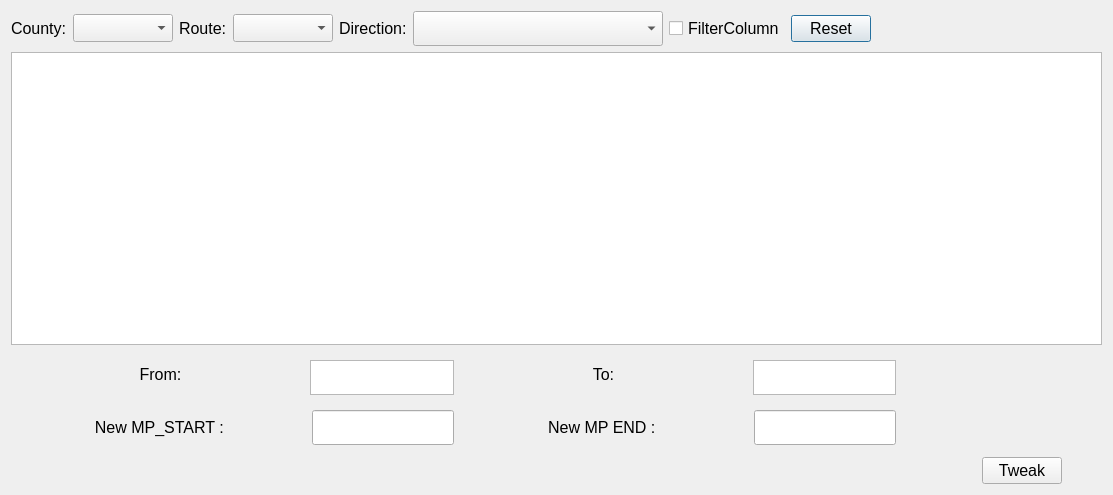
<?xml version="1.0" encoding="UTF-8"?>
<ui version="4.0">
 <class>DialogTweakSections</class>
 <widget class="QDialog" name="DialogTweakSections">
  <property name="geometry">
   <rect>
    <x>0</x>
    <y>0</y>
    <width>1113</width>
    <height>495</height>
   </rect>
  </property>
  <property name="font">
   <font>
    <pointsize>12</pointsize>
   </font>
  </property>
  <property name="windowTitle">
   <string>Tweak Sections</string>
  </property>
  <layout class="QVBoxLayout" name="verticalLayout">
   <item>
    <layout class="QHBoxLayout" name="horizontalLayout">
     <item>
      <widget class="QLabel" name="labelCounty">
       <property name="font">
        <font>
         <pointsize>12</pointsize>
        </font>
       </property>
       <property name="text">
        <string>County:</string>
       </property>
      </widget>
     </item>
     <item>
      <widget class="QComboBox" name="comboBoxCounty">
       <property name="minimumSize">
        <size>
         <width>100</width>
         <height>28</height>
        </size>
       </property>
       <property name="maximumSize">
        <size>
         <width>200</width>
         <height>16777215</height>
        </size>
       </property>
       <property name="font">
        <font>
         <pointsize>12</pointsize>
        </font>
       </property>
       <property name="toolTip">
        <string>&lt;html&gt;&lt;head/&gt;&lt;body&gt;&lt;p&gt;Please Select County&lt;/p&gt;&lt;/body&gt;&lt;/html&gt;</string>
       </property>
       <property name="statusTip">
        <string>Select County</string>
       </property>
      </widget>
     </item>
     <item>
      <widget class="QLabel" name="labelRoute">
       <property name="font">
        <font>
         <pointsize>12</pointsize>
        </font>
       </property>
       <property name="text">
        <string>Route:</string>
       </property>
      </widget>
     </item>
     <item>
      <widget class="QComboBox" name="comboBoxRoute">
       <property name="minimumSize">
        <size>
         <width>100</width>
         <height>28</height>
        </size>
       </property>
       <property name="maximumSize">
        <size>
         <width>200</width>
         <height>16777215</height>
        </size>
       </property>
       <property name="font">
        <font>
         <pointsize>12</pointsize>
        </font>
       </property>
       <property name="toolTip">
        <string>&lt;html&gt;&lt;head/&gt;&lt;body&gt;&lt;p&gt;Please Select Route&lt;/p&gt;&lt;/body&gt;&lt;/html&gt;</string>
       </property>
       <property name="statusTip">
        <string>Select Route</string>
       </property>
      </widget>
     </item>
     <item>
      <widget class="QLabel" name="labelDirection">
       <property name="font">
        <font>
         <pointsize>12</pointsize>
        </font>
       </property>
       <property name="text">
        <string>Direction:</string>
       </property>
      </widget>
     </item>
     <item>
      <widget class="QComboBox" name="comboBoxDirection">
       <property name="minimumSize">
        <size>
         <width>250</width>
         <height>35</height>
        </size>
       </property>
       <property name="maximumSize">
        <size>
         <width>200</width>
         <height>16777215</height>
        </size>
       </property>
       <property name="font">
        <font>
         <pointsize>12</pointsize>
        </font>
       </property>
       <property name="toolTip">
        <string>Please Select Direction</string>
       </property>
       <property name="statusTip">
        <string>Select Direction</string>
       </property>
      </widget>
     </item>
     <item>
      <widget class="QCheckBox" name="FilterColumncheckBox">
       <property name="font">
        <font>
         <pointsize>12</pointsize>
        </font>
       </property>
       <property name="text">
        <string>FilterColumn</string>
       </property>
      </widget>
     </item>
     <item>
      <widget class="QPushButton" name="pushButtonReset">
       <property name="font">
        <font>
         <pointsize>12</pointsize>
        </font>
       </property>
       <property name="text">
        <string>Reset</string>
       </property>
      </widget>
     </item>
     <item>
      <spacer name="horizontalSpacer">
       <property name="font">
        <font>
         <pointsize>12</pointsize>
        </font>
       </property>
       <property name="orientation">
        <enum>Qt::Horizontal</enum>
       </property>
       <property name="sizeHint" stdset="0">
        <size>
         <width>40</width>
         <height>20</height>
        </size>
       </property>
      </spacer>
     </item>
    </layout>
   </item>
   <item>
    <widget class="QTableWidget" name="tableWidget">
     <property name="font">
      <font>
       <pointsize>12</pointsize>
      </font>
     </property>
    </widget>
   </item>
   <item>
    <layout class="QHBoxLayout" name="horizontalLayout_2" stretch="20,10,20,10,0">
     <property name="leftMargin">
      <number>6</number>
     </property>
     <property name="topMargin">
      <number>6</number>
     </property>
     <property name="rightMargin">
      <number>6</number>
     </property>
     <property name="bottomMargin">
      <number>6</number>
     </property>
     <item>
      <widget class="QLabel" name="label">
       <property name="font">
        <font>
         <pointsize>12</pointsize>
        </font>
       </property>
       <property name="text">
        <string>From:</string>
       </property>
       <property name="alignment">
        <set>Qt::AlignCenter</set>
       </property>
      </widget>
     </item>
     <item>
      <widget class="QTextEdit" name="textEditFrom">
       <property name="sizePolicy">
        <sizepolicy hsizetype="Expanding" vsizetype="Preferred">
         <horstretch>0</horstretch>
         <verstretch>0</verstretch>
        </sizepolicy>
       </property>
       <property name="minimumSize">
        <size>
         <width>0</width>
         <height>35</height>
        </size>
       </property>
       <property name="maximumSize">
        <size>
         <width>16777215</width>
         <height>28</height>
        </size>
       </property>
       <property name="font">
        <font>
         <pointsize>12</pointsize>
        </font>
       </property>
       <property name="readOnly">
        <bool>true</bool>
       </property>
      </widget>
     </item>
     <item>
      <widget class="QLabel" name="label_2">
       <property name="font">
        <font>
         <pointsize>12</pointsize>
        </font>
       </property>
       <property name="text">
        <string>To:</string>
       </property>
       <property name="alignment">
        <set>Qt::AlignCenter</set>
       </property>
      </widget>
     </item>
     <item>
      <widget class="QTextEdit" name="textEditTo">
       <property name="sizePolicy">
        <sizepolicy hsizetype="Expanding" vsizetype="Preferred">
         <horstretch>0</horstretch>
         <verstretch>0</verstretch>
        </sizepolicy>
       </property>
       <property name="minimumSize">
        <size>
         <width>0</width>
         <height>35</height>
        </size>
       </property>
       <property name="maximumSize">
        <size>
         <width>16777215</width>
         <height>28</height>
        </size>
       </property>
       <property name="font">
        <font>
         <pointsize>12</pointsize>
        </font>
       </property>
       <property name="layoutDirection">
        <enum>Qt::RightToLeft</enum>
       </property>
       <property name="readOnly">
        <bool>true</bool>
       </property>
      </widget>
     </item>
     <item>
      <spacer name="horizontalSpacer_4">
       <property name="orientation">
        <enum>Qt::Horizontal</enum>
       </property>
       <property name="sizeHint" stdset="0">
        <size>
         <width>200</width>
         <height>20</height>
        </size>
       </property>
      </spacer>
     </item>
    </layout>
   </item>
   <item>
    <layout class="QHBoxLayout" name="horizontalLayout_4" stretch="20,0,20,0,0">
     <property name="leftMargin">
      <number>6</number>
     </property>
     <property name="topMargin">
      <number>6</number>
     </property>
     <property name="rightMargin">
      <number>6</number>
     </property>
     <property name="bottomMargin">
      <number>6</number>
     </property>
     <item>
      <widget class="QLabel" name="label_3">
       <property name="font">
        <font>
         <pointsize>12</pointsize>
        </font>
       </property>
       <property name="text">
        <string>New MP_START : </string>
       </property>
       <property name="alignment">
        <set>Qt::AlignCenter</set>
       </property>
      </widget>
     </item>
     <item>
      <widget class="QLineEdit" name="lineEdit">
       <property name="sizePolicy">
        <sizepolicy hsizetype="Expanding" vsizetype="Preferred">
         <horstretch>0</horstretch>
         <verstretch>0</verstretch>
        </sizepolicy>
       </property>
       <property name="minimumSize">
        <size>
         <width>0</width>
         <height>35</height>
        </size>
       </property>
       <property name="maxLength">
        <number>7</number>
       </property>
      </widget>
     </item>
     <item>
      <widget class="QLabel" name="label_4">
       <property name="font">
        <font>
         <pointsize>12</pointsize>
        </font>
       </property>
       <property name="text">
        <string>New MP END : </string>
       </property>
       <property name="alignment">
        <set>Qt::AlignCenter</set>
       </property>
      </widget>
     </item>
     <item>
      <widget class="QLineEdit" name="lineEdit_2">
       <property name="sizePolicy">
        <sizepolicy hsizetype="Expanding" vsizetype="Preferred">
         <horstretch>0</horstretch>
         <verstretch>0</verstretch>
        </sizepolicy>
       </property>
       <property name="minimumSize">
        <size>
         <width>0</width>
         <height>35</height>
        </size>
       </property>
       <property name="maxLength">
        <number>7</number>
       </property>
      </widget>
     </item>
     <item>
      <spacer name="horizontalSpacer_5">
       <property name="orientation">
        <enum>Qt::Horizontal</enum>
       </property>
       <property name="sizeHint" stdset="0">
        <size>
         <width>200</width>
         <height>20</height>
        </size>
       </property>
      </spacer>
     </item>
    </layout>
   </item>
   <item>
    <layout class="QHBoxLayout" name="horizontalLayout_3" stretch="40,0,0">
     <item>
      <spacer name="horizontalSpacer_3">
       <property name="orientation">
        <enum>Qt::Horizontal</enum>
       </property>
       <property name="sizeHint" stdset="0">
        <size>
         <width>40</width>
         <height>20</height>
        </size>
       </property>
      </spacer>
     </item>
     <item>
      <widget class="QPushButton" name="pushButtonTweak">
       <property name="font">
        <font>
         <pointsize>12</pointsize>
        </font>
       </property>
       <property name="text">
        <string>Tweak</string>
       </property>
      </widget>
     </item>
     <item>
      <spacer name="horizontalSpacer_2">
       <property name="orientation">
        <enum>Qt::Horizontal</enum>
       </property>
       <property name="sizeHint" stdset="0">
        <size>
         <width>40</width>
         <height>20</height>
        </size>
       </property>
      </spacer>
     </item>
    </layout>
   </item>
  </layout>
 </widget>
 <resources/>
 <connections/>
</ui>
